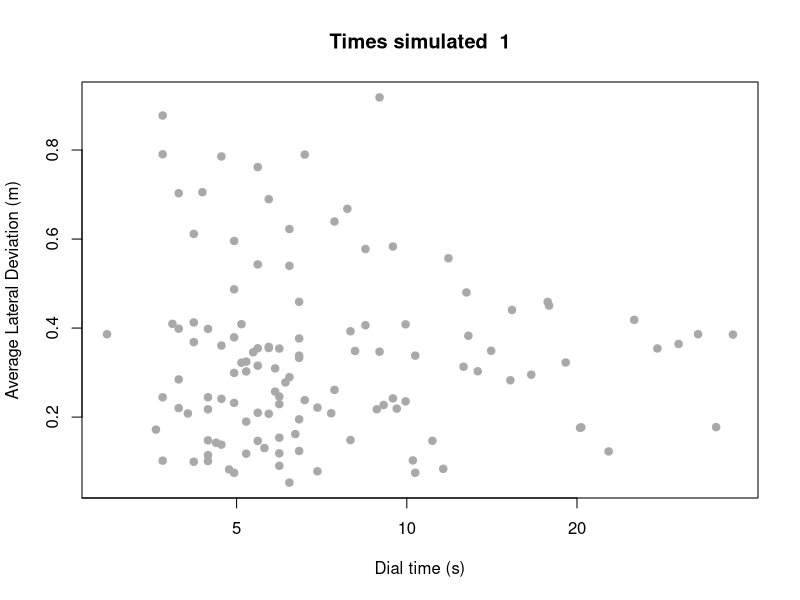
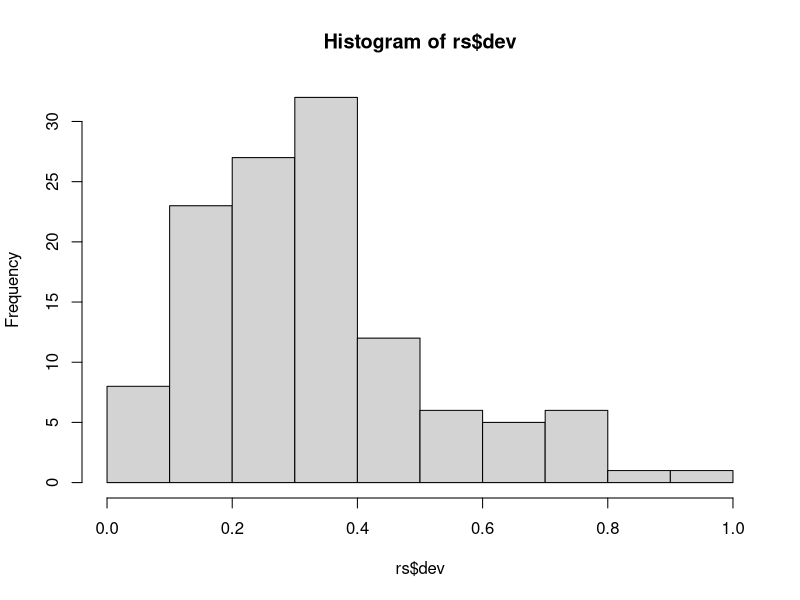
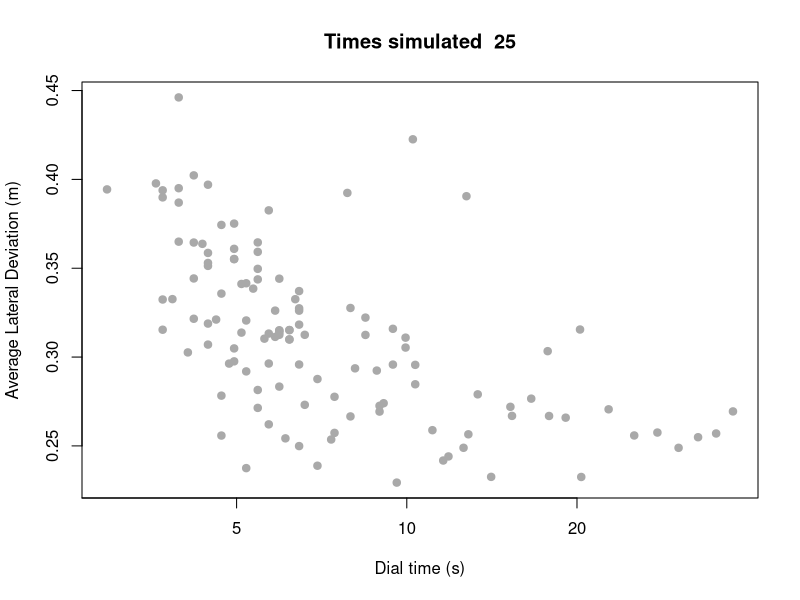
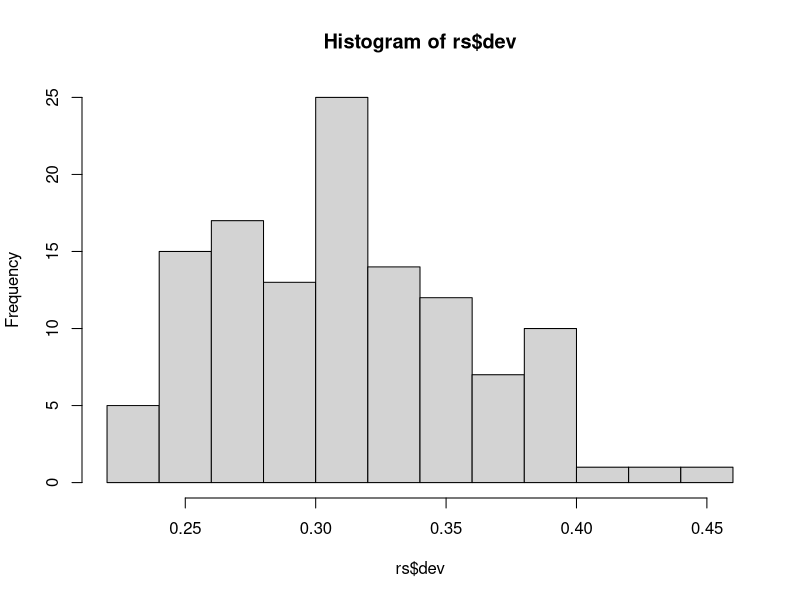
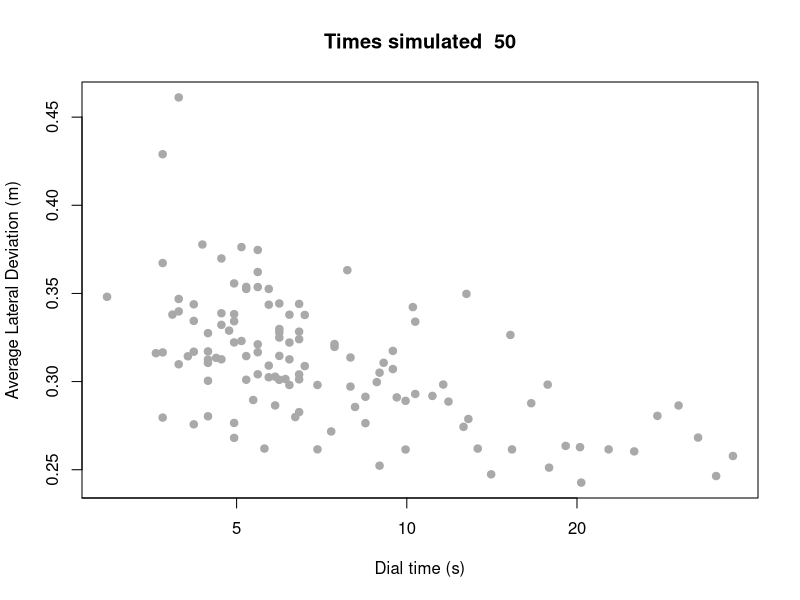
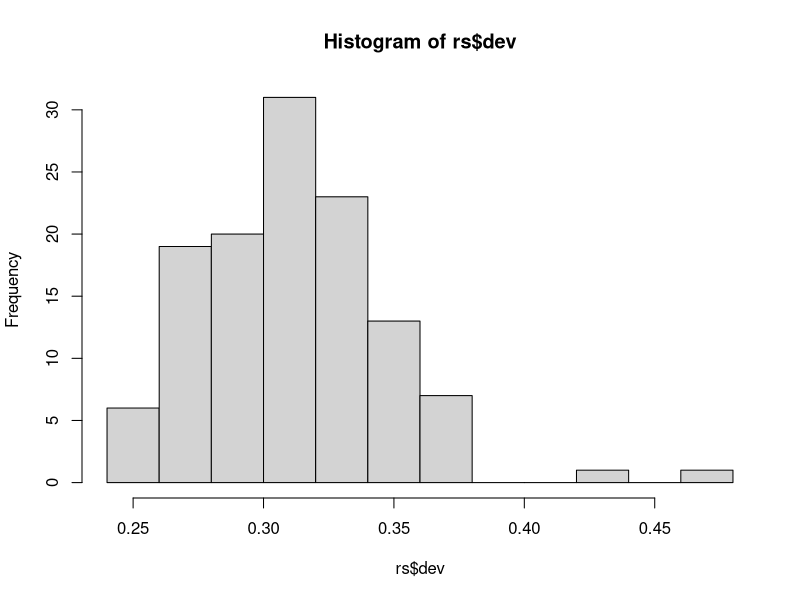
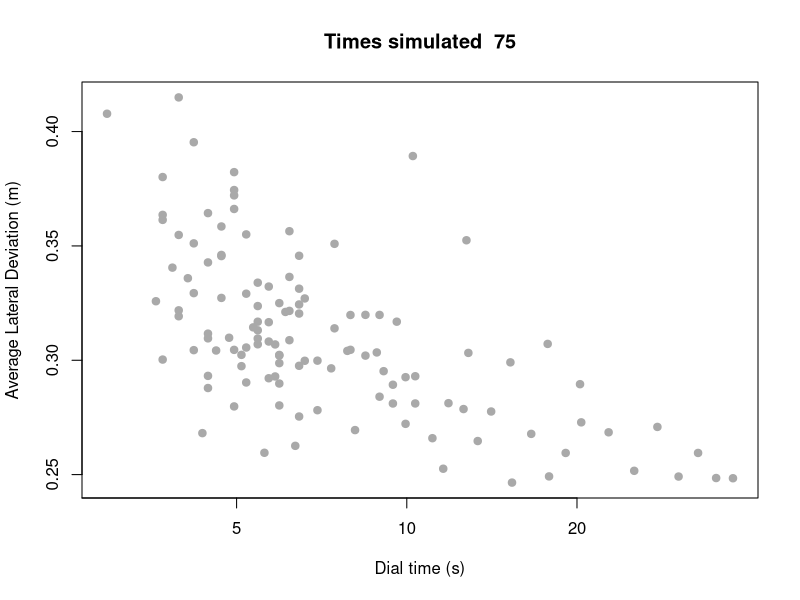
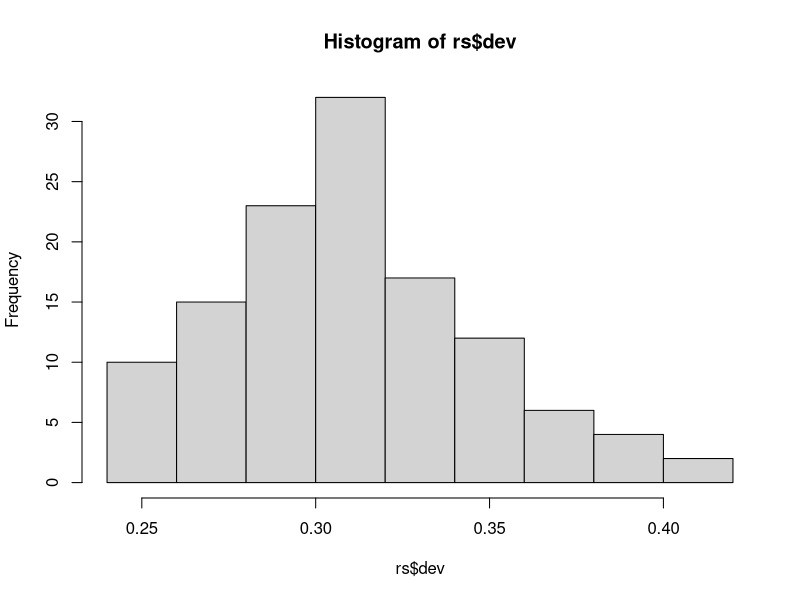

R code for these plots, in order: (Note: a time limit stopped this script after it produced the figures.)
## Cognitive Model of dialing while driving task for multiple phone number representations
## Developed by Christian P. Janssen of Utrecht University
## This model is described in more detail in Janssen & Brumby (2010, Cognitive Science)
## However, the model is meant as an exercise in class, so not all components are included (specifically: the part that explores *all* strategies)
## If you use this model, please cite the paper: Janssen, C. P., & Brumby, D. P. (2010). Strategic Adaptation to Performance Objectives in a Dual‐Task Setting. Cognitive Science, 34(8), 1548–1560. http://doi.org/10.1111/j.1551-6709.2010.01124.x

## for questions, please contact Christian P. Janssen: c.p.janssen@uu.nl
## www.cpjanssen.nl


require(gtools)




##global parameters


### parameters related to steering
steeringTimeOptions <- c(1,2,3,4,5,6,7,8,9,10,11,12)    #list op options for how many steering corrections can be made each time that attention is paid to steering (of steeringUpdateTime sec each) (this influences the strategy alternatives)
steeringUpdateTime <- 250    #in milliseconds
startingPositionInLane <- 0.27 			#assume that car starts already away from lane centre (in meters)


#parameters for deviations in car drift due the simulator environment: See Janssen & Brumby (2010) page 1555
gaussDeviateMean <- 0
gaussDeviateSD <- 0.06

#When the car is actively contorlled, we calculate a value using equation (1) in Janssen & Brumby (2010). However, some noise is added on top of this equation to account for variation in human behavior. See Janssen & Brumby (2010) page 1555. Also see function "updateSteering" on how this function is used
gaussDriveNoiseMean <- 0
gaussDriveNoiseSD <- 0.03	#in meter/sec

timeStepPerDriftUpdate <- 50 ### msec: what is the time interval between two updates of lateral position?


maxLateralVelocity <- 1.7	#maximum lateral velocity: what is the maximum that you can steer?
minLateralVelocity <- -1* maxLateralVelocity

startvelocity <- 0 	#a global parameter used to store the lateral velocity of the car


### all times in milliseconds

## times for dialing
#singleTaskKeyPressTimes <- c(400,400,400,400,400,400,400,400,400,400,400)   #digit times needed per keypress at that specific position (note: normalized for chunk retrieval time at digits 1 and 6 --- a retrieval cost would come on top of this)
singleTaskKeyPressTimes <- rep(250, 11)


digitTypeUK <- c("chunk","oth","oth","oth","oth","chunk","oth","oth","oth","oth","oth")  ### is each digit either the start of a chunk or some other digit?


#### parameters related to task switching: see Janssen & Brumby page 1556
chunkRetrievalTime <- 100    ## extra time needed to retrieve first digit of a chunk (100 msec in Janssen & Brumby 2010). This time cost is ALWAYS incurred
stateInformationRetrievalTime <- 100 #time required to retrieved state information if the FIRST digit of a sequence of keypresses is not at chunk boundary (100 in Janssen & Brumby paper). This cost is only incurred when you switch at a position that differs from the chunk boundary
switchCost <- 200      ### Janssen & Brumby 2010: time needed when you switch back to dialing after driving (always incurred when switching)

####### startTime <- 500 	#msec; time before starting to retrieve digit after start of trial (i.e., after car has been driven for a while)


simpleSetOfStrategyVariations <- TRUE		#set to true if only steeringTimeOptions in the form {2,2,2,2,2}, {4,4,4,4,4},etc are used and not {2,4,2,2,4},etc. That is: if a consistent number of digits is dialed each moment when attention is paid to dialing.

giveDetailedOuput <- FALSE  ## how detailed is the output; at the individual keypress level, or average per trial?


### use this function to analyze the human data if you want to
analysisOfHumanData <- function()
{
	### load the relevant data files
	
	
	### calculate the necessary averages and SDs
	

	
}




##new function
runOneTrial <- function(strategy,nrSteeringUpdates,normalPhoneStructure,phoneStringLength,phoneNumber)   #### strategy stores where participant interleaves
{
	
	#first make vector variables to store detailed output of the model. Note that each vector has a starting value
	times <- c(0)  
	events <- c("none")  ### events will log what happens, for example a keypress or nothing at all ("none"). Later these can be used to filter out specific events
	drifts <- c(startingPositionInLane)   ### where does the car start in the lane? At the start of a trial at the startingPositionInLan position
	newVelocity <- startvelocity         ### what is the start velocity of the car?
	
	
	##calculate basic dialing times, to be used later
	dialTimes <- singleTaskKeyPressTimes  ##if there is no interleaving, this is the single-task interkeypress interval time
	
	### at chunk positions: add a chunk retrieval cost time to the dial times, as (assumption) this is a time where you are not paying attention to the driving
	for (chunkPosition in normalPhoneStructure)
	{
		dialTimes[chunkPosition] <- dialTimes[chunkPosition] + chunkRetrievalTime
	}	
		
		
	### now go through the various numbers
	for (digitindex in 1:length(dialTimes))
	{

		### determine dial time, so additional costs can be added later
		locDialTime <- dialTimes[digitindex]
			
			
		if (length(which(strategy== digitindex)))  ### if this is a position where you switch, then switch
		{
			## experience switch cost
			time <- switchCost          #switching between dialing & driving
			times <- updateTimestampslist(times, time)   #### Run a function that determines at what time points a drift update is made. Note that for the first digit, "times" only contains the value 0
			driftOutput <- calculateLaneDrift(drifts[length(drifts)], newVelocity, time)   ### now also calculate the drift for these time intervals
			newVelocity <- driftOutput[1]  ## determine the new velocity
			drifts <- c(drifts,driftOutput[2:length(driftOutput)])   ### add these drifts to the table
			events <- c(events,rep("switch1",(length(driftOutput)-1)))  ### also update the events
			
			### after switching you perform corrective driving. For this we use the "updateSteering" function
			lastDrift <- drifts[length(drifts)]
			steerOutput <- updateSteering(newVelocity,nrSteeringUpdates,lastDrift)
			newVelocity <- steerOutput[1]
			drifts <- c(drifts,steerOutput[2:length(steerOutput)])
			events <- c(events,rep("steer",(length(steerOutput)-1)))
			times <- updateTimestampslist(times,(nrSteeringUpdates* steeringUpdateTime))
			

				
			### now switch back to dialing the number (using the drift parameters for distracted driving). First, you incur some time due to switching from driving to dialing
			time <- switchCost          #first: incur a switch cost for switching between dialing to driving
			times <- updateTimestampslist(times, time)
			driftOutput <- calculateLaneDrift(drifts[length(drifts)], newVelocity, time)
			newVelocity <- driftOutput[1]
			drifts <- c(drifts,driftOutput[2:length(driftOutput)])
			events <- c(events,rep("switch2",(length(driftOutput)-1)))
			
			
			
			
			#### if you are NOT switching at a chunk boundary (i.e., at one of the indexes of normalPhoneStructure), then experience additional retrieval cost. This is again time that you are distracted
			if(length(which(normalPhoneStructure == digitindex)) ==0)
			{
				locDialTime <- locDialTime + stateInformationRetrievalTime
			}	
			
			
			
		}
	
		##now calculate drift for typing a digit (NOTE: this is always done for every digit that is typed, regardless of whether you were retrieving a chunk or not)
		time <- locDialTime
		times <- updateTimestampslist(times, time)
		driftOutput <- calculateLaneDrift(drifts[length(drifts)], newVelocity, time)
		newVelocity <- driftOutput[1]
		drifts <- c(drifts,driftOutput[2:length(driftOutput)])
		events <- c(events,rep("none",(length(driftOutput)-2)))
		events <- c(events,"keypress")
		

		
	}  #end for digit index

	
	table <- data.frame(times,events,drifts)
	
	#with(table[table$events == "keypress",],plot(times,drifts,ylim=c(-2,2)))

	table ### return the table

}





#### Main function to run the code. For example: runAllSimpleStrategies(5,"07854325698") will run 5 simulations for each (simple) strategy on the phone number to the right. The default assumption is that the chunk boundary is between the 5th and 6th digit

runAllSimpleStrategies <- function(nrSimulations,phoneNumber)
{
	
	
	normalPhoneStructure <- c(1,6)  ### indicate at what digit positions a chunk needs to be retrieved (1st and 6th digit)
	phoneStringLength <- 11   ### how many digits does the number have?
	

	### vectors that will contain output of the simulation. These are later used to create 1 table with all values
	keypresses <- c()
	times <- c()
	deviations <- c()
	strats <- c()
	steers <- c()	

	### iterate through all strategies
	## in this simple model we assume that a participant uses a consistent strategy throughout the trial. That is, they only type each time 1 digit, or type 2 digits at a time, or type 3 digits at a time (i.e., all possible ways of 1:phoneStringLength: 1, 2,3,4, ...11)
	for (nrDigitsPerTime in 1: phoneStringLength)
	{
		## quick way of calculating positions to interleave: repeat strategy & multiply with position in vector (e.g., 333*123 = 369 this means: you interleave BEFORE every 3rd digit (333), and there are 3 positions to interleave (1st, 2nd, 3rd, or 123). Therefore you interleave BEFORE digits 3 (3*1), 6 (3*2), and 9 (3*3))
		
		if (nrDigitsPerTime != 11)
		{
			strategy <- rep(nrDigitsPerTime ,floor(phoneStringLength/nrDigitsPerTime))  ### stores at which positions the number is interleaved
			positions <- 1:length(strategy)
			strategy <- strategy * positions
		
			### remove last digit, as driver does not interleave after typing the last digit (they are done with the trial :-)  )
			strategy <- strategy[strategy != phoneStringLength]
		}
		else
		{
			strategy <- c()	
			
		}
		

		locSteerTimeOptions <- steeringTimeOptions
		if (length(strategy) == 0)
		{
			locSteerTimeOptions <- c(0)
		}



		### now run a trial (runOneTrial) for all combinations of how frequently you update the steering when you are steering (locSteerTimeOptions) and for the nuber of simulations that you want to run for each strategy (nrSimulations)
		for (steerTimes in locSteerTimeOptions)
		{
			for (i in 1:nrSimulations)
			{

				### run the simulation and store the output in a table
				locTab <- runOneTrial(strategy, steerTimes,normalPhoneStructure,phoneStringLength,phoneNumber)
	
				##only look at rows where there is a keypress
				locTab <- locTab[locTab$events == "keypress",]
		
				### add the relevant data points to variables that are stored in a final table
				keypresses <- c(keypresses,1:nrow(locTab))
				times <- c(times,locTab$times)
				deviations <- c(deviations,locTab$drifts)
				strats <- c(strats,rep(nrDigitsPerTime,nrow(locTab)))
				steers <- c(steers,rep(steerTimes,nrow(locTab)))
		
			}
		}#end of for steerTimes	

	}##end of for nr strategies
	
	
	### now make a new table based on all the data that was collected
	tableAllSamples <- data.frame(keypresses,times,deviations,strats,steers)
	
	
	#### In the table we collected data for multiple simulations per strategy. Now we want to know the average performane of each strategy.
	#### These aspects are calculated using the "aggregate" function
	
	
	## calculate average deviation at each keypress (keypresses), for each unique strategy variation (strats and steers)
	agrResults <- with(tableAllSamples,aggregate(deviations,list(keypresses=keypresses, strats= strats, steers= steers),mean))
	agrResults$dev <- agrResults$x
	
	
	### also calculate the time interval
	agrResults$times <- with(tableAllSamples,aggregate(times,list(keypresses=keypresses, strats= strats, steers= steers),mean))$x
		
	
	###now calculate mean drift across the trial
	agrResultsMeanDrift <-  with(agrResults,aggregate(dev,list(strats= strats, steers= steers),mean))
	agrResultsMeanDrift$dev <- agrResultsMeanDrift$x
	
	### and mean trial time
	agrResultsMeanDrift$TrialTime <-  with(agrResults[agrResults$keypresses ==11,],aggregate(times,list( strats= strats, steers= steers),mean))$x	
	
	#### make a plot that visualizes all the strategies: note that trial time is divided by 1000 to get the time in seconds
	with(agrResultsMeanDrift,plot(TrialTime/1000,abs(dev),pch=21,bg="dark grey",col="dark grey",log="x",xlab="Dial time (s)",ylab="Average Lateral Deviation (m)"))
	title(paste("Times simulated ", nrSimulations))
	
	
	### give a summary of the data	
	agrResultsMeanDrift

}









	
### function that generates the points at which car data should be collected (specifically: if you know that a keypress happens after a specific time, then find out at what points a drift update occurs, this depends on the ength of "timeStepPerDriftUpdate" (50 msec by default))	
updateTimestampslist <- function(timestampsList, totalTime)
{
	lastTime <- timestampsList[length(timestampsList)]
	newTimes <- cumsum(c(lastTime,rep(timeStepPerDriftUpdate ,trunc(totalTime/timeStepPerDriftUpdate))))[-1]
		
	timestampsList <- c(timestampsList, newTimes)
		
	if (totalTime%%timeStepPerDriftUpdate > 0)
	{
		newTime <- timestampsList[length(timestampsList)] + totalTime%%timeStepPerDriftUpdate
		timestampsList <- c(timestampsList, newTime)
	}
	timestampsList
	
}
	
	
	
	
	
	
	
	
### This function calculates how much the car drifts during episodes where the driver/model is not actively driving
calculateLaneDrift <- function(startPositionOfDrift, startVelocityOfDrift, driftTimeInMilliSeconds)
{
	laneDriftList <- c()  ### keep a list of lane positions
	#locVelocity <- velocity	#velocity is a global variable
	
	locVelocity <- startVelocityOfDrift
	
	lastLaneDrift <- startPositionOfDrift
	
	
	for (i in 1:(trunc(driftTimeInMilliSeconds/timeStepPerDriftUpdate)))
	{
		locVelocity <- locVelocity + rnorm(1,gaussDeviateMean,gaussDeviateSD)
		
		### make sure velocity is not higher than max
		locVelocity <- velocityCheck(locVelocity)
				
		lastLaneDrift <- lastLaneDrift + locVelocity* timeStepPerDriftUpdate / 1000     #velocity is in m/second
				
		
		
		#laneDriftList <- c(laneDriftList, lastLaneDrift)
		laneDriftList <- c(laneDriftList, abs(lastLaneDrift))    ### only absolute values
		
	}
	

	
	#now do drift for last few milliseconds (using modulo function)
	locVelocity <-locVelocity + rnorm(1,gaussDeviateMean,gaussDeviateSD)
	### make sure velocity is not higher than max
	locVelocity <- velocityCheck(locVelocity)
	
	if (driftTimeInMilliSeconds%% timeStepPerDriftUpdate > 0)
	{
	
		lastLaneDrift <- lastLaneDrift + locVelocity*(driftTimeInMilliSeconds%% timeStepPerDriftUpdate)/1000
		
		
		#laneDriftList <- c(laneDriftList, lastLaneDrift)
		laneDriftList <- c(laneDriftList, abs(lastLaneDrift))  ### only absolute values
		
	}
	#velocity <<- locVelocity
	#laneDrift

	returnValues <- c(locVelocity, laneDriftList) 
	returnValues
}





##calculates if the car is not accelerating more than it should (maxLateralVelocity) or less than it should (minLateralVelocity)
velocityCheck <- function(localVelocity)
{
	localVelocity <- min(localVelocity, maxLateralVelocity)
	localVelocity <- max(localVelocity, minLateralVelocity)
	
	localVelocity
	
}


##calculates if the car is not accelerating more than it should (maxLateralVelocity) or less than it should (minLateralVelocity)  (done for a vector of numbers)
velocityCheckForVectors <- function(velocityVectors)
{
	
	velocityVectors[which(velocityVectors > maxLateralVelocity)] <- maxLateralVelocity
	velocityVectors[which(velocityVectors < minLateralVelocity)] <- minLateralVelocity
	
	velocityVectors
	
}




### this function is used to update the velocity (and in effect lateral lane position) when the driver/model is actively driving
updateSteering <- function(velocity,nrUpdates,startPosLane)
{
	locDrifts <- c()
	
	localVelocity <- velocity
	
	for (steers in 1: nrUpdates)
	{
		localLanePos <- startPosLane
		
		if (steers > 1)
		{
			localLanePos <- locDrifts[length(locDrifts)]
		}
		
		
		### update direction every 250 milliseconds. Following equation (1) in Janssen & Brumby (2010)
		updateVelocity <- 0.2617 * localLanePos ^2 + 0.0233* localLanePos - 0.022  #velocity in meter/sec
		updateVelocity <- updateVelocity + rnorm(1, gaussDriveNoiseMean, gaussDriveNoiseSD)    ### a noise value is added for driving (only done once)
		updateVelocity <- velocityCheck(updateVelocity)
		
		###calculate updates locally (i.e., add some noise to updateVelocity, but do not make it transfer to other values)
		## calculate using cumsum to save computer time :-)

		nrUpdatesOf50Msec <- steeringUpdateTime/timeStepPerDriftUpdate
		velocityVector <- rnorm(nrUpdatesOf50Msec,(updateVelocity + gaussDeviateMean), gaussDeviateSD)
		velocityVector  <- velocityCheckForVectors(velocityVector)

		
		directionUpdates <- -1 * velocityVector * 0.050    ##only driving for 0.050 seconds
		newDrifts <- cumsum(c(localLanePos, directionUpdates))
		newDrifts  <- newDrifts[2:length(newDrifts)]
		
		locDrifts <- c(locDrifts , abs(newDrifts))   #### only absolute values
					
	}
	returnValues <- c(updateVelocity,locDrifts)
	
	
}


testPhoneNr <- 12345678901
simulationRuns <- seq(0, 250, 25)
simulationRuns[1] <- 1
simulationTimes <- data.frame(
  run = integer(),
  time = integer()
)

for(i in simulationRuns){
  st <- system.time(rs <- runAllSimpleStrategies(i, testPhoneNr))
  View(rs)
  hist(rs$dev)
  mean <- mean(abs(rs$dev))
  sd <- sd(abs(rs$dev))
  print(mean)
  print(sd)
  View(with(rs, aggregate(dev, list(strats= strats, steers= steers), sd)))
  simulationTimes <- rbind(simulationTimes, data.frame(run=i, time=st[1]))
}
simulationTimes
plot(simulationTimes, type="b")
